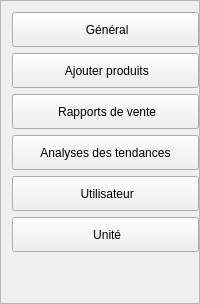
               <widget class="QFrame" name="moreMenuFrame">
                <property name="minimumSize">
                 <size>
                  <width>200</width>
                  <height>0</height>
                 </size>
                </property>
                <property name="maximumSize">
                 <size>
                  <width>200</width>
                  <height>16777215</height>
                 </size>
                </property>
                <property name="frameShape">
                 <enum>QFrame::StyledPanel</enum>
                </property>
                <property name="frameShadow">
                 <enum>QFrame::Raised</enum>
                </property>
                <layout class="QVBoxLayout" name="verticalLayout_7">
                 <property name="rightMargin">
                  <number>0</number>
                 </property>
                 <item>
                  <widget class="QPushButton" name="generalPushButton">
                   <property name="minimumSize">
                    <size>
                     <width>0</width>
                     <height>35</height>
                    </size>
                   </property>
                   <property name="text">
                    <string> Général</string>
                   </property>
                   <property name="icon">
                    <iconset resource="resources.qrc">
                     <normaloff>:/icon_2/settings.svg</normaloff>:/icon_2/settings.svg</iconset>
                   </property>
                  </widget>
                 </item>
                 <item>
                  <widget class="QPushButton" name="addPushButton">
                   <property name="minimumSize">
                    <size>
                     <width>0</width>
                     <height>35</height>
                    </size>
                   </property>
                   <property name="text">
                    <string> Ajouter produits</string>
                   </property>
                   <property name="icon">
                    <iconset resource="resources.qrc">
                     <normaloff>:/icon_2/plus.svg</normaloff>:/icon_2/plus.svg</iconset>
                   </property>
                  </widget>
                 </item>
                 <item>
                  <widget class="QPushButton" name="reportPushButton">
                   <property name="minimumSize">
                    <size>
                     <width>0</width>
                     <height>35</height>
                    </size>
                   </property>
                   <property name="text">
                    <string> Rapports de vente</string>
                   </property>
                   <property name="icon">
                    <iconset resource="resources.qrc">
                     <normaloff>:/icon_2/bar-chart-2.svg</normaloff>:/icon_2/bar-chart-2.svg</iconset>
                   </property>
                  </widget>
                 </item>
                 <item>
                  <widget class="QPushButton" name="analysePushButton">
                   <property name="minimumSize">
                    <size>
                     <width>0</width>
                     <height>35</height>
                    </size>
                   </property>
                   <property name="text">
                    <string>Analyses des tendances</string>
                   </property>
                   <property name="icon">
                    <iconset resource="resources.qrc">
                     <normaloff>:/icon_2/figma.svg</normaloff>:/icon_2/figma.svg</iconset>
                   </property>
                  </widget>
                 </item>
                 <item>
                  <widget class="QPushButton" name="userPushButton">
                   <property name="minimumSize">
                    <size>
                     <width>0</width>
                     <height>35</height>
                    </size>
                   </property>
                   <property name="text">
                    <string> Utilisateur</string>
                   </property>
                   <property name="icon">
                    <iconset resource="resources.qrc">
                     <normaloff>:/icon_2/users.svg</normaloff>:/icon_2/users.svg</iconset>
                   </property>
                  </widget>
                 </item>
                 <item>
                  <widget class="QPushButton" name="unitePushButton">
                   <property name="minimumSize">
                    <size>
                     <width>0</width>
                     <height>35</height>
                    </size>
                   </property>
                   <property name="text">
                    <string> Unité</string>
                   </property>
                   <property name="icon">
                    <iconset resource="resources.qrc">
                     <normaloff>:/icon_2/dollar-sign.svg</normaloff>:/icon_2/dollar-sign.svg</iconset>
                   </property>
                  </widget>
                 </item>
                 <item>
                  <spacer name="verticalSpacer_2">
                   <property name="orientation">
                    <enum>Qt::Vertical</enum>
                   </property>
                   <property name="sizeHint" stdset="0">
                    <size>
                     <width>20</width>
                     <height>40</height>
                    </size>
                   </property>
                  </spacer>
                 </item>
                </layout>
               </widget>
